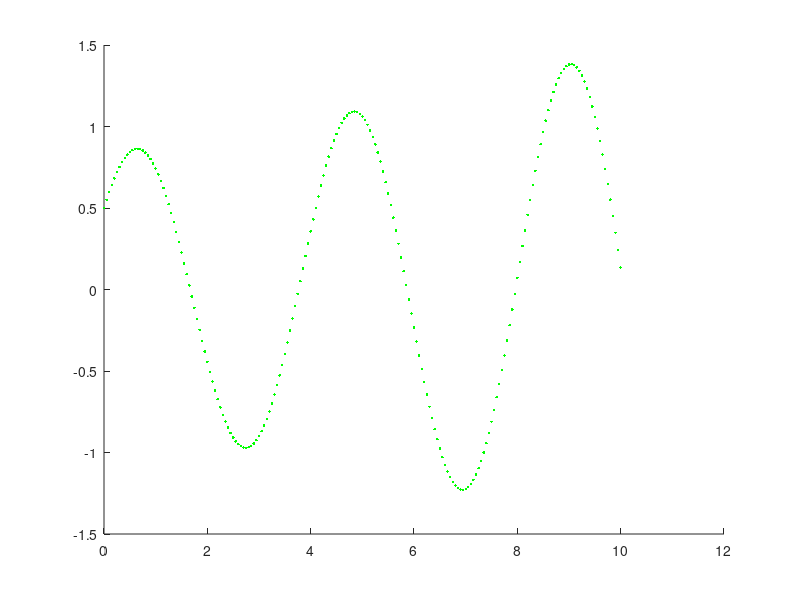

Reproduce this figure in MATLAB.
dt=0.05;%the time difference
n=200;%the total number of plots
x=0.5;
v=1;
t=0;
w=1.5;
hold on;
plot(t,x,'g.');
for i=1:n
    a=-w^2*x;
    x=x+v*dt;
    v=v+a*dt;
    t=t+dt;
    plot(t,x,'g.');
end
hold off;